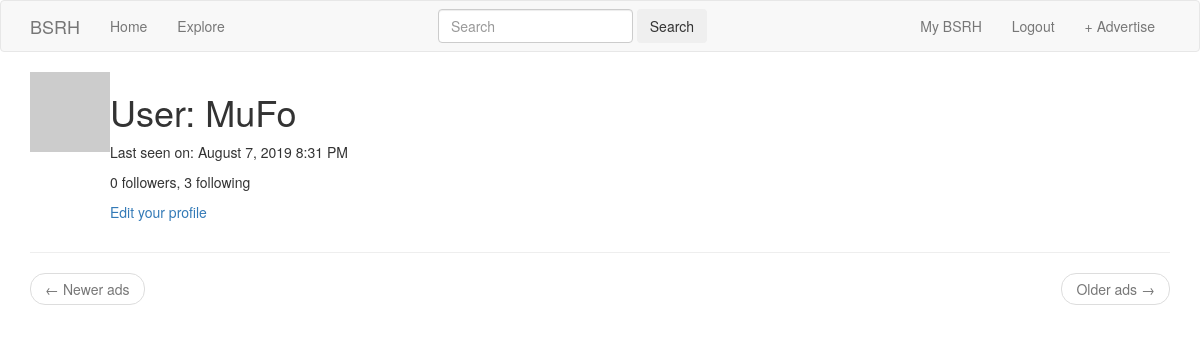
The page /user/MuFo (signed in) on the database as committed earlier.
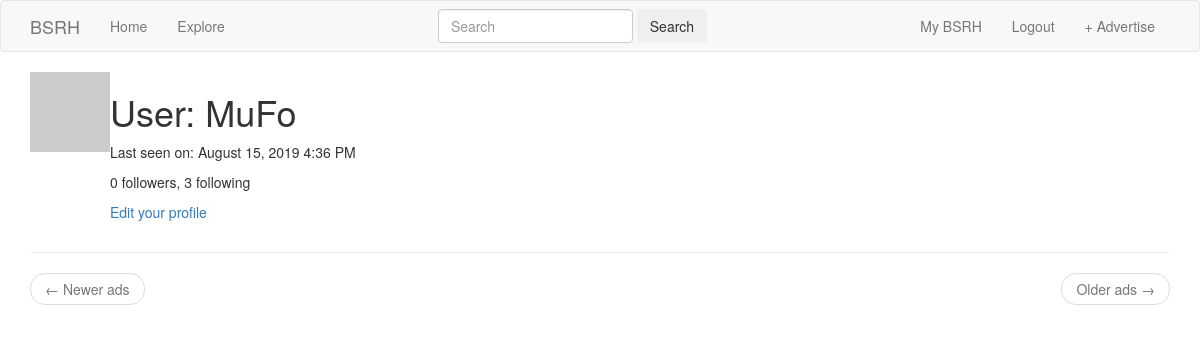
The same page on the database as committed later.
### app/models.py (models this page shows, shortened)
class User(UserMixin, db.Model):
    id = db.Column(db.Integer, primary_key=True)
    username = db.Column(db.String(64), index=True, unique=True)
    email = db.Column(db.String(120), index=True, unique=True)
    password_hash = db.Column(db.String(128))
    ads = db.relationship('Ad', backref='author', lazy='dynamic')
    about_me = db.Column(db.String(140))
    last_seen = db.Column(db.DateTime, default=datetime.utcnow)
    followed = db.relationship(
        'User', secondary=followers,
        primaryjoin=(followers.c.follower_id == id),
        secondaryjoin=(followers.c.followed_id == id),
        backref=db.backref('followers', lazy='dynamic'), lazy='dynamic')
    def avatar(self, size):
        digest = md5(self.email.lower().encode('utf-8')).hexdigest()
        return 'https://www.gravatar.com/avatar/{}?d=identicon&s={}'.format(digest, size)

### app/routes.py (the view)
@app.route('/user/<username>')
@login_required
def user(username):
    user = User.query.filter_by(username=username).first_or_404()
    page = request.args.get('page', 1, type=int)
    ads = user.ads.order_by(Ad.timestamp.desc()).paginate(page, app.config['ADS_PER_PAGE'], False)
    next_url = url_for('user', username=user.username, page=ads.next_num) \
        if ads.has_next else None
    prev_url = url_for('user', username=user.username, page=ads.prev_num) \
        if ads.has_prev else None
    return render_template('user.html', user=user, ads=ads.items,
                           next_url=next_url, prev_url=prev_url)

### app/models.py (called while the page is built)
@login.user_loader
def load_user(id):
    return User.query.get(int(id))

### app/routes.py (called while the page is built)
@app.before_request
def before_request():
    if current_user.is_authenticated:
        current_user.last_seen = datetime.utcnow()
        db.session.commit()
    g.locale = str(get_locale())

### app/templates/user.html (shortened to what this page needs)
{% extends "base.html" %}
{% block app_content %}
    <table>
        <tr valign="top">
            <td><img src="{{ user.avatar(128) }}"></td>
            <td>
                <h1>{{ _('User') }}: {{ user.username }}</h1>
                {% if user.last_seen %}
                    <p>{{ _('Last seen on') }}: {{ moment(user.last_seen).format('LLL') }}</p>
                {% endif %}
                <p>
                    {{ _('%(count)d followers', count=user.followers.count()) }},
                    {{ _('%(count)d following', count=user.followed.count()) }}
                </p>
                {% if user == current_user %}
                    <p><a href="{{ url_for('edit_profile') }}">{{ _('Edit your profile') }}</a></p>
                {% elif not current_user.is_following(user) %}
                    <p><a href="{{ url_for('follow', username=user.username) }}">{{ _('Follow') }}</a></p>
                {% else %}
                    <p><a href="{{ url_for('unfollow', username=user.username) }}">{{ _('Unfollow') }}</a></p>
                {% endif %}
            </td>
        </tr>
    </table>
    <hr>
    <nav aria-label="...">
        <ul class="pager">
            <li class="previous{% if not prev_url %} disabled{% endif %}">
                <a href="{{ prev_url or '#' }}">
                    <span aria-hidden="true">&larr;</span> {{ _('Newer ads') }}
                </a>
            </li>
            <li class="next{% if not next_url %} disabled{% endif %}">
                <a href="{{ next_url or '#' }}">
                    {{ _('Older ads') }} <span aria-hidden="true">&rarr;</span>
                </a>
            </li>
        </ul>
    </nav>
{% endblock %}

### app/templates/base.html (shortened to what this page needs)
{% extends 'bootstrap/base.html' %}
{% block styles %}
    {{super()}}
    <link rel="stylesheet" href="{{url_for('.static', filename='styles/style.css')}}">
{% endblock %}
{% block navbar %}
    <nav class="navbar navbar-default justify-content-between">
        <div class="container text-center">
            <div class="navbar-header">
                    <a class="navbar-brand" href="{{ url_for('index') }}">BSRH</a>
            </div>
            <div class="collapse navbar-collapse" id="bs-example-navbar-collapse-1">
                <ul class="nav navbar-nav">
                    <li><a href="{{ url_for('index') }}">{{ _('Home') }}</a></li>
                    <li><a href="{{ url_for('explore') }}">{{ _('Explore') }}</a></li>
                </ul>
                <form class="form-inline" style="display: inline-block; margin-top:8px;">
                    <input class="form-control mr-sm-2" type="search" placeholder="Search" aria-label="Search">
                    <button class="btn btn-outline-success my-2 my-sm-0" type="submit">Search</button>
                </form>
                <ul class="nav navbar-nav navbar-right">
                    {% if current_user.is_anonymous %}
                    <li><a href="{{ url_for('login') }}">{{ _('Login') }}</a></li>
                    {% else %}
                    <li><a href="{{ url_for('user', username=current_user.username) }}">{{ _('My') }} BSRH</a></li>
                    <li><a href="{{ url_for('logout') }}">{{ _('Logout') }}</a></li>
                    {% endif %}
                    <li><a href="{{ url_for('new_ad') }}">+ {{ _('Advertise') }}</a></li>
                </ul>
            </div>
        </div>
    </nav>
{% endblock %}
{% block content %}
    <div class="container">
        {% block app_content %}{% endblock %}
    </div>
{% endblock %}

Rows that differ between the two databases and show on the page:
changed User "MuFo": last_seen "August 7, 2019 8:31 PM" → "August 15, 2019 4:36 PM"
